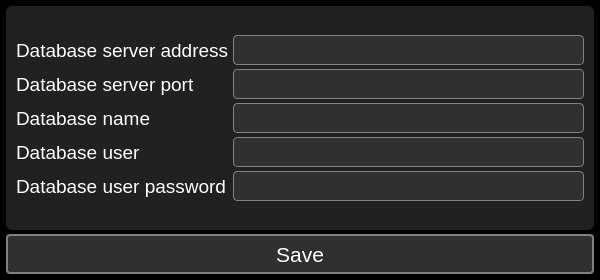
<?xml version="1.0" encoding="UTF-8"?>
<ui version="4.0">
 <class>FirstRunDialog</class>
 <widget class="QDialog" name="FirstRunDialog">
  <property name="geometry">
   <rect>
    <x>0</x>
    <y>0</y>
    <width>600</width>
    <height>280</height>
   </rect>
  </property>
  <property name="minimumSize">
   <size>
    <width>600</width>
    <height>280</height>
   </size>
  </property>
  <property name="maximumSize">
   <size>
    <width>600</width>
    <height>280</height>
   </size>
  </property>
  <property name="windowTitle">
   <string>First run</string>
  </property>
  <property name="windowIcon">
   <iconset resource="../../resources.qrc">
    <normaloff>:/PNG/IMG/settings.png</normaloff>:/PNG/IMG/settings.png</iconset>
  </property>
  <property name="styleSheet">
   <string notr="true">QMainWindow{
background-color: #000000;
}

QWidget{
background-color: #000000;
}

QGroupBox{
background-color: #212121;
border: none;
padding: 4px;
border-radius: 6px;
color: white;
}

QPushButton{
background-color: #303030;
border: 2px solid gray;
border-radius: 4px;
color: white;
}
QPushButton:hover{
border-color: white;
}

QLineEdit{
background-color: #303030;
border: 1px solid gray;
border-radius: 4px;
color: white;
}
QLineEdit:focus{
border-color: white;
}

QTextEdit{
background-color: #303030;
border: 1px solid gray;
border-radius: 4px;
color: white;
}
QTextEdit:focus{
border-color: white;
}

QLabel{
color: white;
background: transparent;
}

QListWidget{
background: transparent;
border: 1px solid gray;
border-radius: 6px;
padding: 6px;
}
QListWidget::item{
background-color: rgba(255,255,255,50);
border: none;
color: white;
border-radius: 6px;
padding: 6px;
margin-top: 6px;
}
QListWidget::item:hover{
background-color: rgba(255,255,255,100);
}

QCheckBox{
background: transparent;
color: white;
}
QCheckBox::indicator{
width:24px;
height: 24px;
border: 1px solid gray;
border-radius: 4px;
}
QCheckBox::indicator:hecked{
image: url(:/PNG/IMG/done.png);
}
QCheckBox::indicator:unchecked{
image: none;
}

QTabWidget::pane{
background: transparent;
border: none;
padding: 4px;
border-radius: 6px;
}
QTabBar::tab{
background-color: #303030;
border: 2px solid gray;
border-radius: 4px;
color: white;
padding-left: 6px;
padding-right: 6px;
padding-top: 3px;
padding-bottom: 3px;
margin-left: 2px;
}
QTabBar::tab:hover{
border-color: white;
}
QTabBar::tab:selected{
border-color: white;
}

QScrollBar:vertical {        
border: none;
width:14px;
background-color: #212121;
margin: 0px 0px 0px 0px;
padding-left: 6px;
}
QScrollBar::handle:vertical{
background: gray;
border-radius: 4px;
min-height: 20px;
}
QScrollBar::add-line:vertical {
background-color: #212121;
height: 0px;
subcontrol-position: bottom;
subcontrol-origin: margin;
}
QScrollBar::sub-line:vertical {
background-color: #212121;
height: 0 px;
subcontrol-position: top;
subcontrol-origin: margin;
}
QScrollBar::add-page:vertical{
background-color: #212121;
}
QScrollBar::sub-page:vertical{
background-color: #212121;
}

QScrollBar:horizontal {        
border: none;
height:14px;
background-color: #212121;
margin: 0px 0px 0px 0px;
padding-top: 6px;
}
QScrollBar::handle:horizontal{
background: gray;
border-radius: 4px;
min-width: 20px;
}
QScrollBar::add-line:horizontal {
background-color: #212121;
height: 0px;
subcontrol-position: bottom;
subcontrol-origin: margin;
}
QScrollBar::sub-line:horizontal {
background-color: #212121;
height: 0 px;
subcontrol-position: top;
subcontrol-origin: margin;
}
QScrollBar::add-page:horizontal{
background-color: #212121;
}
QScrollBar::sub-page:horizontal{
background-color: #212121;
}

QComboBox{
background-color: #303030;
border: 1px solid gray;
border-radius: 4px;
color: white;
}
QComboBox QAbstractItemView{
color: white;
background-color: black;
}

QTableView{
background-color: #212121;
border: 1px solid gray;
border-radius: 6px;
color: white;
}

QDoubleSpinBox{
background-color: #303030;
border: 1px solid gray;
border-radius: 4px;
color: white;
}

QRadioButton{
color: white;
background: transparent;
}</string>
  </property>
  <layout class="QGridLayout" name="gridLayout">
   <property name="leftMargin">
    <number>6</number>
   </property>
   <property name="topMargin">
    <number>6</number>
   </property>
   <property name="rightMargin">
    <number>6</number>
   </property>
   <property name="bottomMargin">
    <number>6</number>
   </property>
   <property name="spacing">
    <number>4</number>
   </property>
   <item row="0" column="0" colspan="2">
    <widget class="QStackedWidget" name="stackedWidget">
     <property name="currentIndex">
      <number>0</number>
     </property>
     <widget class="QWidget" name="page_1">
      <layout class="QGridLayout" name="gridLayout_4">
       <property name="leftMargin">
        <number>0</number>
       </property>
       <property name="topMargin">
        <number>0</number>
       </property>
       <property name="rightMargin">
        <number>0</number>
       </property>
       <property name="bottomMargin">
        <number>0</number>
       </property>
       <property name="spacing">
        <number>4</number>
       </property>
       <item row="0" column="0">
        <widget class="QGroupBox" name="groupBox_2">
         <property name="title">
          <string/>
         </property>
         <layout class="QGridLayout" name="gridLayout_5">
          <property name="leftMargin">
           <number>6</number>
          </property>
          <property name="topMargin">
           <number>6</number>
          </property>
          <property name="rightMargin">
           <number>6</number>
          </property>
          <property name="bottomMargin">
           <number>6</number>
          </property>
          <property name="spacing">
           <number>4</number>
          </property>
          <item row="3" column="0">
           <widget class="QLabel" name="label_4">
            <property name="minimumSize">
             <size>
              <width>0</width>
              <height>30</height>
             </size>
            </property>
            <property name="font">
             <font>
              <pointsize>14</pointsize>
             </font>
            </property>
            <property name="text">
             <string>Database name</string>
            </property>
           </widget>
          </item>
          <item row="2" column="1">
           <widget class="QLineEdit" name="lineEdit_database_server_port">
            <property name="minimumSize">
             <size>
              <width>0</width>
              <height>30</height>
             </size>
            </property>
            <property name="font">
             <font>
              <pointsize>14</pointsize>
             </font>
            </property>
            <property name="focusPolicy">
             <enum>Qt::StrongFocus</enum>
            </property>
           </widget>
          </item>
          <item row="4" column="0">
           <widget class="QLabel" name="label_5">
            <property name="minimumSize">
             <size>
              <width>0</width>
              <height>30</height>
             </size>
            </property>
            <property name="font">
             <font>
              <pointsize>14</pointsize>
             </font>
            </property>
            <property name="text">
             <string>Database user</string>
            </property>
           </widget>
          </item>
          <item row="5" column="1">
           <widget class="QLineEdit" name="lineEdit_database_password">
            <property name="minimumSize">
             <size>
              <width>0</width>
              <height>30</height>
             </size>
            </property>
            <property name="font">
             <font>
              <pointsize>14</pointsize>
             </font>
            </property>
            <property name="focusPolicy">
             <enum>Qt::StrongFocus</enum>
            </property>
           </widget>
          </item>
          <item row="1" column="0">
           <widget class="QLabel" name="label_2">
            <property name="minimumSize">
             <size>
              <width>0</width>
              <height>30</height>
             </size>
            </property>
            <property name="font">
             <font>
              <pointsize>14</pointsize>
             </font>
            </property>
            <property name="text">
             <string>Database server address</string>
            </property>
           </widget>
          </item>
          <item row="1" column="1">
           <widget class="QLineEdit" name="lineEdit_database_server_adress">
            <property name="minimumSize">
             <size>
              <width>0</width>
              <height>30</height>
             </size>
            </property>
            <property name="font">
             <font>
              <pointsize>14</pointsize>
             </font>
            </property>
            <property name="focusPolicy">
             <enum>Qt::StrongFocus</enum>
            </property>
           </widget>
          </item>
          <item row="4" column="1">
           <widget class="QLineEdit" name="lineEdit_database_user">
            <property name="minimumSize">
             <size>
              <width>0</width>
              <height>30</height>
             </size>
            </property>
            <property name="font">
             <font>
              <pointsize>14</pointsize>
             </font>
            </property>
            <property name="focusPolicy">
             <enum>Qt::StrongFocus</enum>
            </property>
           </widget>
          </item>
          <item row="3" column="1">
           <widget class="QLineEdit" name="lineEdit_database_name">
            <property name="minimumSize">
             <size>
              <width>0</width>
              <height>30</height>
             </size>
            </property>
            <property name="font">
             <font>
              <pointsize>14</pointsize>
             </font>
            </property>
            <property name="focusPolicy">
             <enum>Qt::StrongFocus</enum>
            </property>
           </widget>
          </item>
          <item row="5" column="0">
           <widget class="QLabel" name="label_6">
            <property name="minimumSize">
             <size>
              <width>0</width>
              <height>30</height>
             </size>
            </property>
            <property name="font">
             <font>
              <pointsize>14</pointsize>
             </font>
            </property>
            <property name="text">
             <string>Database user password</string>
            </property>
           </widget>
          </item>
          <item row="6" column="0" colspan="2">
           <spacer name="verticalSpacer">
            <property name="orientation">
             <enum>Qt::Vertical</enum>
            </property>
            <property name="sizeHint" stdset="0">
             <size>
              <width>20</width>
              <height>40</height>
             </size>
            </property>
           </spacer>
          </item>
          <item row="2" column="0">
           <widget class="QLabel" name="label_3">
            <property name="minimumSize">
             <size>
              <width>0</width>
              <height>30</height>
             </size>
            </property>
            <property name="font">
             <font>
              <pointsize>14</pointsize>
             </font>
            </property>
            <property name="text">
             <string>Database server port</string>
            </property>
           </widget>
          </item>
          <item row="0" column="0" colspan="2">
           <spacer name="verticalSpacer_2">
            <property name="orientation">
             <enum>Qt::Vertical</enum>
            </property>
            <property name="sizeHint" stdset="0">
             <size>
              <width>20</width>
              <height>40</height>
             </size>
            </property>
           </spacer>
          </item>
         </layout>
        </widget>
       </item>
      </layout>
     </widget>
     <widget class="QWidget" name="page_2">
      <layout class="QGridLayout" name="gridLayout_6">
       <property name="leftMargin">
        <number>0</number>
       </property>
       <property name="topMargin">
        <number>0</number>
       </property>
       <property name="rightMargin">
        <number>0</number>
       </property>
       <property name="bottomMargin">
        <number>0</number>
       </property>
       <property name="spacing">
        <number>4</number>
       </property>
       <item row="0" column="0">
        <widget class="QGroupBox" name="groupBox_3">
         <property name="title">
          <string/>
         </property>
         <layout class="QGridLayout" name="gridLayout_7">
          <property name="leftMargin">
           <number>6</number>
          </property>
          <property name="topMargin">
           <number>6</number>
          </property>
          <property name="rightMargin">
           <number>6</number>
          </property>
          <property name="bottomMargin">
           <number>6</number>
          </property>
          <property name="spacing">
           <number>4</number>
          </property>
          <item row="3" column="1">
           <widget class="QLineEdit" name="lineEdit_service_adress">
            <property name="minimumSize">
             <size>
              <width>0</width>
              <height>30</height>
             </size>
            </property>
            <property name="font">
             <font>
              <pointsize>14</pointsize>
             </font>
            </property>
            <property name="focusPolicy">
             <enum>Qt::StrongFocus</enum>
            </property>
           </widget>
          </item>
          <item row="2" column="1">
           <widget class="QLineEdit" name="lineEdit_service_owner">
            <property name="minimumSize">
             <size>
              <width>0</width>
              <height>30</height>
             </size>
            </property>
            <property name="font">
             <font>
              <pointsize>14</pointsize>
             </font>
            </property>
            <property name="focusPolicy">
             <enum>Qt::StrongFocus</enum>
            </property>
           </widget>
          </item>
          <item row="0" column="0" colspan="2">
           <spacer name="verticalSpacer_4">
            <property name="orientation">
             <enum>Qt::Vertical</enum>
            </property>
            <property name="sizeHint" stdset="0">
             <size>
              <width>20</width>
              <height>40</height>
             </size>
            </property>
           </spacer>
          </item>
          <item row="3" column="0">
           <widget class="QLabel" name="label_8">
            <property name="minimumSize">
             <size>
              <width>0</width>
              <height>30</height>
             </size>
            </property>
            <property name="font">
             <font>
              <pointsize>14</pointsize>
             </font>
            </property>
            <property name="text">
             <string>Service address</string>
            </property>
           </widget>
          </item>
          <item row="2" column="0">
           <widget class="QLabel" name="label_7">
            <property name="minimumSize">
             <size>
              <width>0</width>
              <height>30</height>
             </size>
            </property>
            <property name="font">
             <font>
              <pointsize>14</pointsize>
             </font>
            </property>
            <property name="text">
             <string>Service owner</string>
            </property>
           </widget>
          </item>
          <item row="5" column="0" colspan="2">
           <spacer name="verticalSpacer_3">
            <property name="orientation">
             <enum>Qt::Vertical</enum>
            </property>
            <property name="sizeHint" stdset="0">
             <size>
              <width>20</width>
              <height>40</height>
             </size>
            </property>
           </spacer>
          </item>
          <item row="4" column="1">
           <widget class="QLineEdit" name="lineEdit_service_website">
            <property name="minimumSize">
             <size>
              <width>0</width>
              <height>30</height>
             </size>
            </property>
            <property name="font">
             <font>
              <pointsize>14</pointsize>
             </font>
            </property>
            <property name="focusPolicy">
             <enum>Qt::StrongFocus</enum>
            </property>
           </widget>
          </item>
          <item row="4" column="0">
           <widget class="QLabel" name="label_9">
            <property name="minimumSize">
             <size>
              <width>0</width>
              <height>30</height>
             </size>
            </property>
            <property name="font">
             <font>
              <pointsize>14</pointsize>
             </font>
            </property>
            <property name="text">
             <string>Website</string>
            </property>
           </widget>
          </item>
          <item row="1" column="1">
           <widget class="QLineEdit" name="lineEdit_service_name">
            <property name="minimumSize">
             <size>
              <width>0</width>
              <height>30</height>
             </size>
            </property>
            <property name="font">
             <font>
              <pointsize>14</pointsize>
             </font>
            </property>
            <property name="focusPolicy">
             <enum>Qt::StrongFocus</enum>
            </property>
           </widget>
          </item>
          <item row="1" column="0">
           <widget class="QLabel" name="label_13">
            <property name="minimumSize">
             <size>
              <width>0</width>
              <height>30</height>
             </size>
            </property>
            <property name="font">
             <font>
              <pointsize>14</pointsize>
             </font>
            </property>
            <property name="text">
             <string>Service name</string>
            </property>
           </widget>
          </item>
         </layout>
        </widget>
       </item>
      </layout>
     </widget>
     <widget class="QWidget" name="page_3">
      <layout class="QGridLayout" name="gridLayout_9">
       <property name="leftMargin">
        <number>0</number>
       </property>
       <property name="topMargin">
        <number>0</number>
       </property>
       <property name="rightMargin">
        <number>0</number>
       </property>
       <property name="bottomMargin">
        <number>0</number>
       </property>
       <property name="spacing">
        <number>4</number>
       </property>
       <item row="0" column="0">
        <widget class="QGroupBox" name="groupBox_4">
         <property name="title">
          <string/>
         </property>
         <layout class="QGridLayout" name="gridLayout_8">
          <property name="leftMargin">
           <number>6</number>
          </property>
          <property name="topMargin">
           <number>6</number>
          </property>
          <property name="rightMargin">
           <number>6</number>
          </property>
          <property name="bottomMargin">
           <number>6</number>
          </property>
          <property name="spacing">
           <number>4</number>
          </property>
          <item row="6" column="0" colspan="2">
           <widget class="QPushButton" name="pushButton">
            <property name="minimumSize">
             <size>
              <width>0</width>
              <height>40</height>
             </size>
            </property>
            <property name="font">
             <font>
              <pointsize>16</pointsize>
             </font>
            </property>
            <property name="focusPolicy">
             <enum>Qt::ClickFocus</enum>
            </property>
            <property name="text">
             <string>Skip now</string>
            </property>
           </widget>
          </item>
          <item row="0" column="0" colspan="2">
           <spacer name="verticalSpacer_6">
            <property name="orientation">
             <enum>Qt::Vertical</enum>
            </property>
            <property name="sizeHint" stdset="0">
             <size>
              <width>20</width>
              <height>40</height>
             </size>
            </property>
           </spacer>
          </item>
          <item row="4" column="1">
           <widget class="QLineEdit" name="lineEdit_service_email_server_port">
            <property name="minimumSize">
             <size>
              <width>0</width>
              <height>30</height>
             </size>
            </property>
            <property name="font">
             <font>
              <pointsize>14</pointsize>
             </font>
            </property>
            <property name="focusPolicy">
             <enum>Qt::StrongFocus</enum>
            </property>
           </widget>
          </item>
          <item row="1" column="0">
           <widget class="QLabel" name="label_12">
            <property name="minimumSize">
             <size>
              <width>0</width>
              <height>30</height>
             </size>
            </property>
            <property name="font">
             <font>
              <pointsize>14</pointsize>
             </font>
            </property>
            <property name="text">
             <string>Service email</string>
            </property>
           </widget>
          </item>
          <item row="1" column="1">
           <widget class="QLineEdit" name="lineEdit_service_email">
            <property name="minimumSize">
             <size>
              <width>0</width>
              <height>30</height>
             </size>
            </property>
            <property name="font">
             <font>
              <pointsize>14</pointsize>
             </font>
            </property>
            <property name="focusPolicy">
             <enum>Qt::StrongFocus</enum>
            </property>
           </widget>
          </item>
          <item row="3" column="0">
           <widget class="QLabel" name="label_10">
            <property name="minimumSize">
             <size>
              <width>0</width>
              <height>30</height>
             </size>
            </property>
            <property name="font">
             <font>
              <pointsize>14</pointsize>
             </font>
            </property>
            <property name="text">
             <string>Mail server (SMTP)</string>
            </property>
           </widget>
          </item>
          <item row="3" column="1">
           <widget class="QLineEdit" name="lineEdit_service_email_server">
            <property name="minimumSize">
             <size>
              <width>0</width>
              <height>30</height>
             </size>
            </property>
            <property name="font">
             <font>
              <pointsize>14</pointsize>
             </font>
            </property>
            <property name="focusPolicy">
             <enum>Qt::StrongFocus</enum>
            </property>
           </widget>
          </item>
          <item row="5" column="0" colspan="2">
           <spacer name="verticalSpacer_5">
            <property name="orientation">
             <enum>Qt::Vertical</enum>
            </property>
            <property name="sizeHint" stdset="0">
             <size>
              <width>20</width>
              <height>40</height>
             </size>
            </property>
           </spacer>
          </item>
          <item row="4" column="0">
           <widget class="QLabel" name="label_11">
            <property name="minimumSize">
             <size>
              <width>0</width>
              <height>30</height>
             </size>
            </property>
            <property name="font">
             <font>
              <pointsize>14</pointsize>
             </font>
            </property>
            <property name="text">
             <string>Server port</string>
            </property>
           </widget>
          </item>
          <item row="2" column="1">
           <widget class="QLineEdit" name="lineEdit_email_password">
            <property name="minimumSize">
             <size>
              <width>0</width>
              <height>30</height>
             </size>
            </property>
            <property name="font">
             <font>
              <pointsize>14</pointsize>
             </font>
            </property>
            <property name="focusPolicy">
             <enum>Qt::StrongFocus</enum>
            </property>
           </widget>
          </item>
          <item row="2" column="0">
           <widget class="QLabel" name="label">
            <property name="minimumSize">
             <size>
              <width>0</width>
              <height>30</height>
             </size>
            </property>
            <property name="font">
             <font>
              <pointsize>14</pointsize>
             </font>
            </property>
            <property name="text">
             <string>Password</string>
            </property>
           </widget>
          </item>
         </layout>
        </widget>
       </item>
      </layout>
     </widget>
    </widget>
   </item>
   <item row="1" column="0" colspan="2">
    <widget class="QPushButton" name="pushButton_save">
     <property name="minimumSize">
      <size>
       <width>0</width>
       <height>40</height>
      </size>
     </property>
     <property name="font">
      <font>
       <pointsize>16</pointsize>
      </font>
     </property>
     <property name="focusPolicy">
      <enum>Qt::ClickFocus</enum>
     </property>
     <property name="text">
      <string>Save</string>
     </property>
     <property name="icon">
      <iconset resource="../../resources.qrc">
       <normaloff>:/PNG/IMG/done.png</normaloff>:/PNG/IMG/done.png</iconset>
     </property>
     <property name="iconSize">
      <size>
       <width>32</width>
       <height>32</height>
      </size>
     </property>
    </widget>
   </item>
  </layout>
 </widget>
 <tabstops>
  <tabstop>lineEdit_database_server_adress</tabstop>
  <tabstop>lineEdit_database_server_port</tabstop>
  <tabstop>lineEdit_database_name</tabstop>
  <tabstop>lineEdit_database_user</tabstop>
  <tabstop>lineEdit_database_password</tabstop>
  <tabstop>lineEdit_service_name</tabstop>
  <tabstop>lineEdit_service_owner</tabstop>
  <tabstop>lineEdit_service_adress</tabstop>
  <tabstop>lineEdit_service_website</tabstop>
  <tabstop>lineEdit_service_email</tabstop>
  <tabstop>lineEdit_email_password</tabstop>
  <tabstop>lineEdit_service_email_server</tabstop>
  <tabstop>lineEdit_service_email_server_port</tabstop>
 </tabstops>
 <resources>
  <include location="../../resources.qrc"/>
 </resources>
 <connections/>
</ui>
